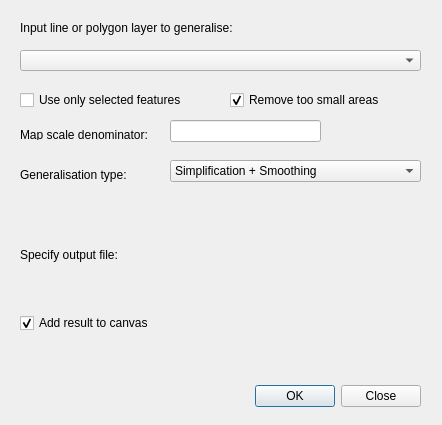
<?xml version="1.0" encoding="UTF-8"?>
<ui version="4.0">
 <class>CartoLineGenDialogBase</class>
 <widget class="QDialog" name="CartoLineGenDialogBase">
  <property name="geometry">
   <rect>
    <x>0</x>
    <y>0</y>
    <width>442</width>
    <height>425</height>
   </rect>
  </property>
  <property name="windowTitle">
   <string>Cartographic Line Generalisation - CartoLineGen</string>
  </property>
  <widget class="QDialogButtonBox" name="button_box">
   <property name="geometry">
    <rect>
     <x>80</x>
     <y>380</y>
     <width>341</width>
     <height>32</height>
    </rect>
   </property>
   <property name="orientation">
    <enum>Qt::Horizontal</enum>
   </property>
   <property name="standardButtons">
    <set>QDialogButtonBox::Close|QDialogButtonBox::Ok</set>
   </property>
  </widget>
  <widget class="QLabel" name="label">
   <property name="geometry">
    <rect>
     <x>20</x>
     <y>20</y>
     <width>251</width>
     <height>16</height>
    </rect>
   </property>
   <property name="text">
    <string>Input line or polygon layer to generalise:</string>
   </property>
  </widget>
  <widget class="QLabel" name="label_2">
   <property name="geometry">
    <rect>
     <x>20</x>
     <y>130</y>
     <width>151</width>
     <height>10</height>
    </rect>
   </property>
   <property name="text">
    <string>Map scale denominator:</string>
   </property>
  </widget>
  <widget class="QLineEdit" name="dlg_scale">
   <property name="geometry">
    <rect>
     <x>170</x>
     <y>120</y>
     <width>151</width>
     <height>22</height>
    </rect>
   </property>
  </widget>
  <widget class="QCheckBox" name="dlg_selected">
   <property name="geometry">
    <rect>
     <x>20</x>
     <y>90</y>
     <width>191</width>
     <height>20</height>
    </rect>
   </property>
   <property name="text">
    <string>Use only selected features</string>
   </property>
  </widget>
  <widget class="QCheckBox" name="dlg_add">
   <property name="enabled">
    <bool>true</bool>
   </property>
   <property name="geometry">
    <rect>
     <x>20</x>
     <y>313</y>
     <width>151</width>
     <height>20</height>
    </rect>
   </property>
   <property name="text">
    <string>Add result to canvas</string>
   </property>
   <property name="checked">
    <bool>true</bool>
   </property>
  </widget>
  <widget class="QLabel" name="label_3">
   <property name="geometry">
    <rect>
     <x>20</x>
     <y>247</y>
     <width>251</width>
     <height>16</height>
    </rect>
   </property>
   <property name="text">
    <string>Specify output file:</string>
   </property>
  </widget>
  <widget class="QCheckBox" name="dlg_remove_small">
   <property name="geometry">
    <rect>
     <x>230</x>
     <y>90</y>
     <width>191</width>
     <height>20</height>
    </rect>
   </property>
   <property name="text">
    <string>Remove too small areas</string>
   </property>
   <property name="checked">
    <bool>true</bool>
   </property>
  </widget>
  <widget class="QLabel" name="dlg_warning">
   <property name="geometry">
    <rect>
     <x>20</x>
     <y>350</y>
     <width>401</width>
     <height>16</height>
    </rect>
   </property>
   <property name="font">
    <font>
     <weight>75</weight>
     <bold>true</bold>
    </font>
   </property>
   <property name="text">
    <string/>
   </property>
  </widget>
  <widget class="QComboBox" name="dlg_type">
   <property name="geometry">
    <rect>
     <x>170</x>
     <y>160</y>
     <width>251</width>
     <height>22</height>
    </rect>
   </property>
   <item>
    <property name="text">
     <string>Simplification + Smoothing</string>
    </property>
   </item>
   <item>
    <property name="text">
     <string>Simplification</string>
    </property>
   </item>
   <item>
    <property name="text">
     <string>Smoothing</string>
    </property>
   </item>
   <item>
    <property name="text">
     <string>Orthogonal Segments</string>
    </property>
   </item>
  </widget>
  <widget class="QLabel" name="label_4">
   <property name="geometry">
    <rect>
     <x>20</x>
     <y>160</y>
     <width>121</width>
     <height>30</height>
    </rect>
   </property>
   <property name="text">
    <string>Generalisation type:</string>
   </property>
  </widget>
  <widget class="QComboBox" name="dlg_layer">
   <property name="geometry">
    <rect>
     <x>20</x>
     <y>50</y>
     <width>401</width>
     <height>21</height>
    </rect>
   </property>
  </widget>
  <widget class="QgsFileWidget" name="dlg_file">
   <property name="geometry">
    <rect>
     <x>20</x>
     <y>270</y>
     <width>401</width>
     <height>41</height>
    </rect>
   </property>
  </widget>
 </widget>
 <customwidgets>
  <customwidget>
   <class>QgsFileWidget</class>
   <extends>QWidget</extends>
   <header>qgis.gui</header>
  </customwidget>
 </customwidgets>
 <resources/>
 <connections>
  <connection>
   <sender>button_box</sender>
   <signal>accepted()</signal>
   <receiver>CartoLineGenDialogBase</receiver>
   <slot>accept()</slot>
   <hints>
    <hint type="sourcelabel">
     <x>20</x>
     <y>20</y>
    </hint>
    <hint type="destinationlabel">
     <x>20</x>
     <y>20</y>
    </hint>
   </hints>
  </connection>
  <connection>
   <sender>button_box</sender>
   <signal>rejected()</signal>
   <receiver>CartoLineGenDialogBase</receiver>
   <slot>reject()</slot>
   <hints>
    <hint type="sourcelabel">
     <x>20</x>
     <y>20</y>
    </hint>
    <hint type="destinationlabel">
     <x>20</x>
     <y>20</y>
    </hint>
   </hints>
  </connection>
 </connections>
</ui>
